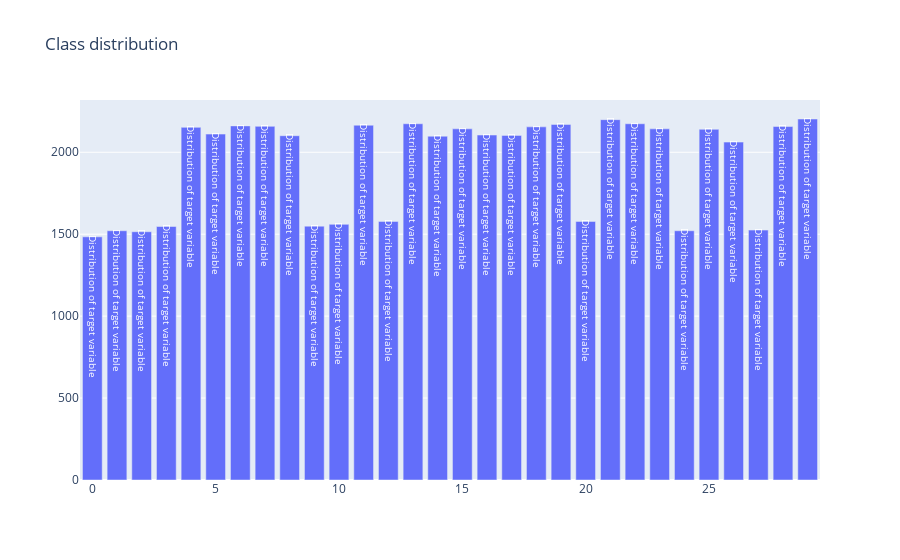

Notebook source saved alongside this figure:
### Code cell
data = [go.Bar(
            x = PROF_train["y"].value_counts().index.values,
            y = PROF_train["y"].value_counts().values,
            text='Distribution of target variable'
    )]

layout = go.Layout(
    title='Class distribution'
)

fig = go.Figure(data=data, layout=layout)

py.iplot(fig, filename='basic-bar')

### Figure 1 — Plotly figure (JSON) as saved in the notebook; plotly's stock layout.template omitted (floating-point values rounded to 4 significant figures)
{"data": [{"text": "Distribution of target variable", "type": "bar", "x": [29, 21, 22, 13, 19, 11, 6, 7, 28, 18, 4, 23, 15, 25, 5, 16, 17, 8, 14, 26, 12, 20, 10, 9, 3, 27, 24, 1, 2, 0], "y": [2203, 2199, 2174, 2174, 2170, 2165, 2161, 2158, 2157, 2155, 2152, 2143, 2143, 2140, 2111, 2105, 2103, 2101, 2098, 2062, 1578, 1578, 1560, 1549, 1547, 1525, 1521, 1521, 1515, 1484]}], "layout": {"title": {"text": "Class distribution"}}}
